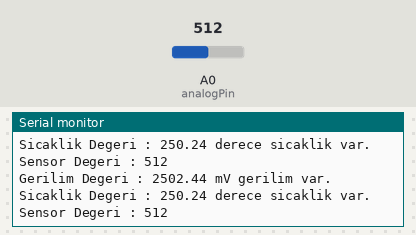
Recording of a sketch running on a simulated Arduino Uno, built with avr-gcc and run on an emulated ATmega328P. On the bench: the last lines printed to the serial monitor. The inputs (shaded band) are chosen by the test bench; at power-on: A0 (analogPin) = 512.

Above: at 4.2 s.
4.3 s: A0 (analogPin) set to 982
At 5.0 s:
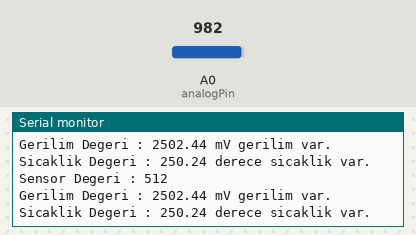
7.3 s: A0 (analogPin) set to 1013
At 8.2 s:
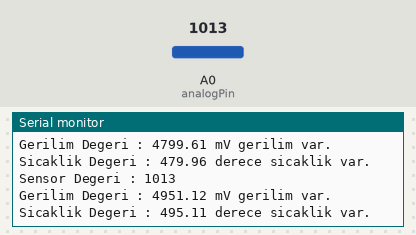
Timing chart, 0 to 9.8 s (numbered marks = the images above; inputs shaded):
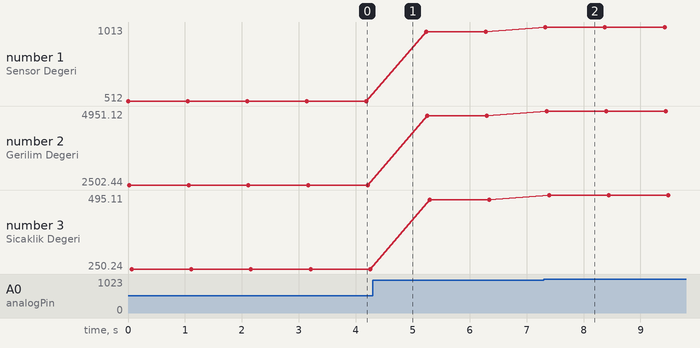

Measured:
- after the input at 7.3 s, the serial monitor: prints a new line at once (image 2)
- plotted number 1: 512 → 982 after the input at 4.3 s, 982 → 1013 after the input at 7.3 s
- plotted number 2: 2502.44 → 4799.61 after the input at 4.3 s, 4799.61 → 4951.12 after the input at 7.3 s
- plotted number 3: 250.24 → 479.96 after the input at 4.3 s, 479.96 → 495.11 after the input at 7.3 s

The sketch:

SicaklikSensoruKullanimi.ino
```cpp
// Sensörümüzün derece başına 10 mV çıkış verir.    1000 mV = 1 V

const int analogPin = A0;
float gerilimDeger = 0;
int sensorDeger = 0;
float sicaklik = 0;

void setup() {

  Serial.begin(9600);
}

void loop() {

 sensorDeger = analogRead(analogPin);

 Serial.print("Sensor Degeri : ");
 Serial.println(sensorDeger);

 gerilimDeger = analogRead(analogPin);
 gerilimDeger = (gerilimDeger/1023)*5000;

 Serial.print("Gerilim Degeri : ");
 Serial.print(gerilimDeger);
 Serial.println(" mV gerilim var.");

 sicaklik = gerilimDeger / 10.0;

 Serial.print("Sicaklik Degeri : ");
 Serial.print(sicaklik);
 Serial.println(" derece sicaklik var.");

 delay(1000);
}
```
